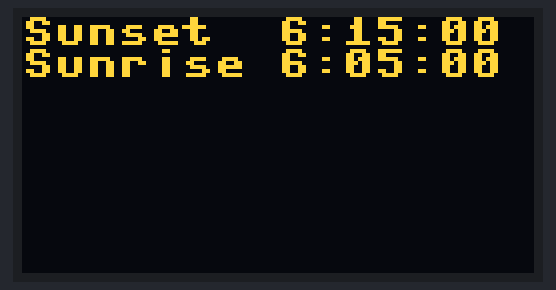
Recording of a program running on a simulated ESP32 board running MicroPython. Shown: 128×64 one-colour display. The OLED is the two-colour kind (top 16 rows yellow); requests to the public web service named in the program get a made-up reply in its usual format after 0.4 s (London, UTC, broken clouds, 64 % humidity, 1013 hPa unless stated); library files of the repository ran but are not shown: ssd1306.py; what the program prints to the serial console is not drawn. At 0.5 s the program stops and its outputs stay as they are.

Above: at 0.5 s.

The program:

sunrise-sunset.py
```python
from machine import Pin, SoftI2C
from lib.config import *
from lib.oled.ssd1306 import SSD1306_I2C
import urequests
import json

# Oled Display
i2c = SoftI2C(sda=Pin(DEFAULT_IOTKIT_I2C_SDA), scl=Pin(DEFAULT_IOTKIT_I2C_SCL))
display = SSD1306_I2C(128, 64, i2c)

###
# Verbindung zum Cloud Dienst
#
req = urequests.request(method='GET', url='http://api.sunrise-sunset.org/json?lat=47.3686498&lng=8.5391825')

# Umwandlung nach JSON
rc = req.text
data = json.loads( rc )
results = data['results']
sr = str(results['sunrise'])
ss = str(results['sunset'])

display.text("Sunset  " + sr, 0, 0)
display.text("Sunrise " + ss, 0, 8)
display.show()

print( sr, ss )
```

config.py
```python
### Default Pins esp32-devkitC-V4 bzw. Mapping auf IoTKitV3.1 small

DEFAULT_IOTKIT_LED1 = 5
DEFAULT_IOTKIT_BUZZER = 26
DEFAULT_IOTKIT_BUTTON1 = 0

# I2C Bus D15 und D14
DEFAULT_IOTKIT_I2C_SCL = 4
DEFAULT_IOTKIT_I2C_SDA = 2

# H-Bridge D2 - D7
DEFAULT_IOTKIT_MOTOR1_FWD	= 12
DEFAULT_IOTKIT_MOTOR1_PWM	= 13
DEFAULT_IOTKIT_MOTOR1_REV	= 14
DEFAULT_IOTKIT_MOTOR2_FWD	= 16
DEFAULT_IOTKIT_MOTOR2_PWM	= 15
DEFAULT_IOTKIT_MOTOR2_REW = 17

# SPI Bus D10 (SS), D11 - D13
DEFAULT_IOTKIT_SPI_SCLK = 23
DEFAULT_IOTKIT_SPI_MISO = 22
DEFAULT_IOTKIT_SPI_MOSI = 21
DEFAULT_IOTKIT_SPI_SS   = 27

# 4 x 3 Header D9 und D8
DEFAULT_IOTKIT_SERVO1 = 19
DEFAULT_IOTKIT_SERVO2 = 18

# Analog Pins, A2 bis A5
DEFAULT_IOTKIT_POTI = 32
DEFAULT_IOTKIT_HALL_SENSOR = 33
DEFAULT_IOTKIT_ADC_4 = 34
DEFAULT_IOTKIT_ADC_5 = 35

# UART
DEFAULT_IOTKIT_UART_TX = 1
DEFAULT_IOTKIT_UART_RX = 3
```
